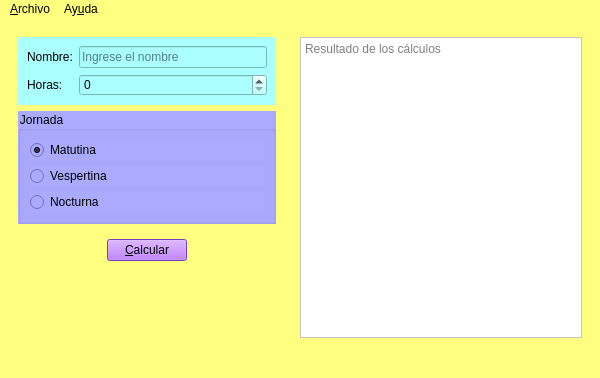
<?xml version="1.0" encoding="UTF-8"?>
<ui version="4.0">
 <class>Salarios</class>
 <widget class="QMainWindow" name="Salarios">
  <property name="geometry">
   <rect>
    <x>0</x>
    <y>0</y>
    <width>600</width>
    <height>378</height>
   </rect>
  </property>
  <property name="minimumSize">
   <size>
    <width>600</width>
    <height>0</height>
   </size>
  </property>
  <property name="windowTitle">
   <string>Salarios</string>
  </property>
  <property name="windowIcon">
   <iconset resource="Recursos.qrc">
    <normaloff>:/Recursos/icono/salary.png</normaloff>:/Recursos/icono/salary.png</iconset>
  </property>
  <property name="styleSheet">
   <string notr="true">background: rgb(255, 255, 127)</string>
  </property>
  <widget class="QWidget" name="centralwidget">
   <layout class="QHBoxLayout" name="horizontalLayout_2">
    <item>
     <widget class="QWidget" name="widget" native="true">
      <property name="minimumSize">
       <size>
        <width>250</width>
        <height>0</height>
       </size>
      </property>
      <property name="maximumSize">
       <size>
        <width>300</width>
        <height>16777215</height>
       </size>
      </property>
      <layout class="QVBoxLayout" name="verticalLayout_2">
       <item>
        <widget class="QWidget" name="widget_3" native="true">
         <property name="styleSheet">
          <string notr="true">background: rgb(170, 255, 255)</string>
         </property>
         <layout class="QFormLayout" name="formLayout">
          <item row="0" column="0">
           <widget class="QLabel" name="label">
            <property name="text">
             <string>Nombre:</string>
            </property>
           </widget>
          </item>
          <item row="0" column="1">
           <widget class="QLineEdit" name="inNombre">
            <property name="placeholderText">
             <string>Ingrese el nombre</string>
            </property>
           </widget>
          </item>
          <item row="1" column="0">
           <widget class="QLabel" name="label_2">
            <property name="text">
             <string>Horas:</string>
            </property>
           </widget>
          </item>
          <item row="1" column="1">
           <widget class="QSpinBox" name="inHoras"/>
          </item>
         </layout>
        </widget>
       </item>
       <item>
        <widget class="QGroupBox" name="groupBox">
         <property name="font">
          <font>
           <bold>false</bold>
          </font>
         </property>
         <property name="styleSheet">
          <string notr="true">background: rgb(170, 170, 255)</string>
         </property>
         <property name="title">
          <string>Jornada</string>
         </property>
         <layout class="QVBoxLayout" name="verticalLayout">
          <item>
           <widget class="QRadioButton" name="inMatutina">
            <property name="text">
             <string>Matutina</string>
            </property>
            <property name="icon">
             <iconset resource="Recursos.qrc">
              <normaloff>:/Recursos/otros/dom.png</normaloff>:/Recursos/otros/dom.png</iconset>
            </property>
            <property name="checked">
             <bool>true</bool>
            </property>
           </widget>
          </item>
          <item>
           <widget class="QRadioButton" name="inVespertina">
            <property name="text">
             <string>Vespertina</string>
            </property>
            <property name="icon">
             <iconset resource="Recursos.qrc">
              <normaloff>:/Recursos/otros/amanecer.png</normaloff>:/Recursos/otros/amanecer.png</iconset>
            </property>
           </widget>
          </item>
          <item>
           <widget class="QRadioButton" name="inNocturna">
            <property name="text">
             <string>Nocturna</string>
            </property>
            <property name="icon">
             <iconset resource="Recursos.qrc">
              <normaloff>:/Recursos/otros/noche.png</normaloff>:/Recursos/otros/noche.png</iconset>
            </property>
           </widget>
          </item>
         </layout>
        </widget>
       </item>
       <item>
        <widget class="QWidget" name="widget_4" native="true">
         <layout class="QHBoxLayout" name="horizontalLayout">
          <item>
           <spacer name="horizontalSpacer">
            <property name="orientation">
             <enum>Qt::Horizontal</enum>
            </property>
            <property name="sizeHint" stdset="0">
             <size>
              <width>0</width>
              <height>0</height>
             </size>
            </property>
           </spacer>
          </item>
          <item>
           <widget class="QPushButton" name="btnCalcular">
            <property name="styleSheet">
             <string notr="true">background: rgb(170, 85, 255)</string>
            </property>
            <property name="text">
             <string>&amp;Calcular</string>
            </property>
           </widget>
          </item>
          <item>
           <spacer name="horizontalSpacer_2">
            <property name="orientation">
             <enum>Qt::Horizontal</enum>
            </property>
            <property name="sizeHint" stdset="0">
             <size>
              <width>40</width>
              <height>20</height>
             </size>
            </property>
           </spacer>
          </item>
         </layout>
        </widget>
       </item>
       <item>
        <spacer name="verticalSpacer">
         <property name="orientation">
          <enum>Qt::Vertical</enum>
         </property>
         <property name="sizeHint" stdset="0">
          <size>
           <width>20</width>
           <height>70</height>
          </size>
         </property>
        </spacer>
       </item>
      </layout>
     </widget>
    </item>
    <item>
     <widget class="QWidget" name="widget_2" native="true">
      <property name="minimumSize">
       <size>
        <width>300</width>
        <height>0</height>
       </size>
      </property>
      <layout class="QVBoxLayout" name="verticalLayout_3">
       <item>
        <widget class="QPlainTextEdit" name="outCalculos">
         <property name="styleSheet">
          <string notr="true">background: rgb(255, 255, 255)</string>
         </property>
         <property name="readOnly">
          <bool>true</bool>
         </property>
         <property name="placeholderText">
          <string>Resultado de los cálculos</string>
         </property>
        </widget>
       </item>
      </layout>
     </widget>
    </item>
   </layout>
  </widget>
  <widget class="QMenuBar" name="menubar">
   <property name="geometry">
    <rect>
     <x>0</x>
     <y>0</y>
     <width>600</width>
     <height>26</height>
    </rect>
   </property>
   <widget class="QMenu" name="menuArchivo">
    <property name="title">
     <string>&amp;Archivo</string>
    </property>
    <addaction name="actionNuevo"/>
    <addaction name="actionAbrir"/>
    <addaction name="actionGuardar"/>
    <addaction name="separator"/>
    <addaction name="actionCalcular"/>
    <addaction name="separator"/>
    <addaction name="actionSalir"/>
   </widget>
   <widget class="QMenu" name="menuAyuda">
    <property name="title">
     <string>Ay&amp;uda</string>
    </property>
    <addaction name="actionAcerca_de"/>
   </widget>
   <addaction name="menuArchivo"/>
   <addaction name="menuAyuda"/>
  </widget>
  <widget class="QStatusBar" name="statusbar"/>
  <action name="actionNuevo">
   <property name="text">
    <string>&amp;Nuevo</string>
   </property>
   <property name="shortcut">
    <string>Ctrl+N</string>
   </property>
  </action>
  <action name="actionAbrir">
   <property name="text">
    <string>&amp;Abrir</string>
   </property>
   <property name="shortcut">
    <string>Ctrl+A</string>
   </property>
  </action>
  <action name="actionGuardar">
   <property name="text">
    <string>&amp;Guardar</string>
   </property>
   <property name="shortcut">
    <string>Ctrl+S</string>
   </property>
  </action>
  <action name="actionCalcular">
   <property name="text">
    <string>&amp;Calcular</string>
   </property>
   <property name="shortcut">
    <string>F1</string>
   </property>
  </action>
  <action name="actionSalir">
   <property name="text">
    <string>&amp;Salir</string>
   </property>
   <property name="shortcut">
    <string>Ctrl+Q</string>
   </property>
  </action>
  <action name="actionAcerca_de">
   <property name="text">
    <string>Acerca de Salarios</string>
   </property>
  </action>
 </widget>
 <resources>
  <include location="Recursos.qrc"/>
 </resources>
 <connections/>
</ui>
